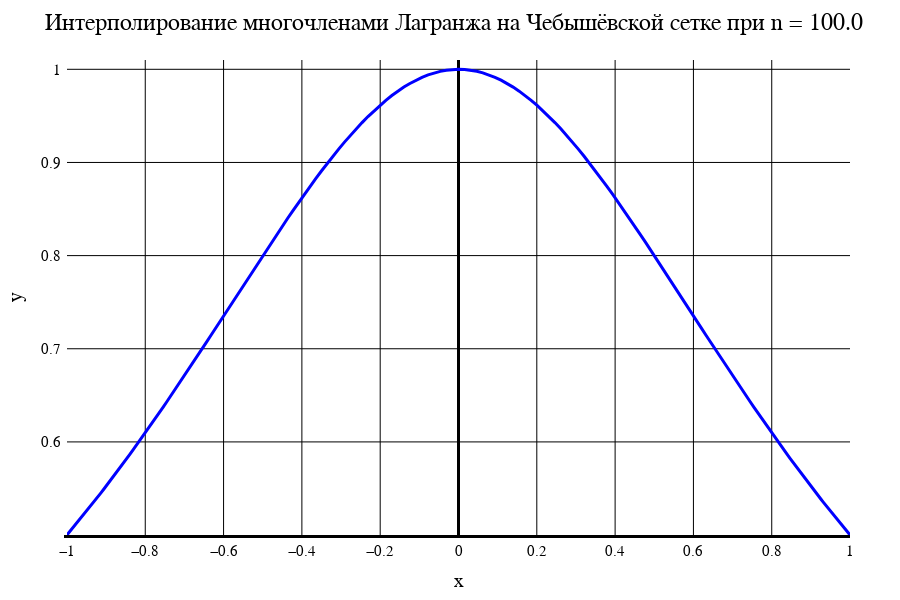

The code cell stored with this chart in its notebook:
### Markdown cell above
Лагранж. Чебышёвская сетка

### Code cell
data2[1]

### Figure 1 — Plotly figure (JSON) as saved in the notebook; plotly's stock layout.template omitted (floating-point values rounded to 4 significant figures; data arrays with more than 128 entries replaced by an {"elided": "..."} marker saying what was removed)
{"data": [{"line": {"color": "blue", "width": 3}, "mode": "line", "type": "scatter", "x": {"elided": "201 float values"}, "y": {"elided": "201 float values"}}], "layout": {"coloraxis": {"outlinecolor": "black"}, "font": {"color": "black", "family": "Time New Roman"}, "height": 600, "margin": {"b": 50, "l": 50, "r": 50, "t": 60}, "paper_bgcolor": "white", "plot_bgcolor": "white", "title": {"autosize": false, "font": {"color": "black", "family": "Times New Roman", "size": 24}, "paper_bgcolor": "red", "text": "Интерполирование многочленами Лагранжа на Чебышёвской сетке при n = 100.0"}, "width": 900, "xaxis": {"color": "black", "gridcolor": "black", "gridwidth": 1, "linecolor": "black", "linewidth": 3, "tickfont": {"size": 15}, "title": {"font": {"color": "black", "family": "Times New Roman", "size": 20}, "text": "x"}, "zeroline": true, "zerolinecolor": "black", "zerolinewidth": 3}, "yaxis": {"exponentformat": "power", "gridcolor": "black", "gridwidth": 1, "linewidth": 3, "range": [0.5001, 1.01], "tickfont": {"size": 15}, "title": {"font": {"color": "black", "family": "Times New Roman", "size": 20}, "text": "y"}, "zeroline": true, "zerolinecolor": "black", "zerolinewidth": 1}}}
